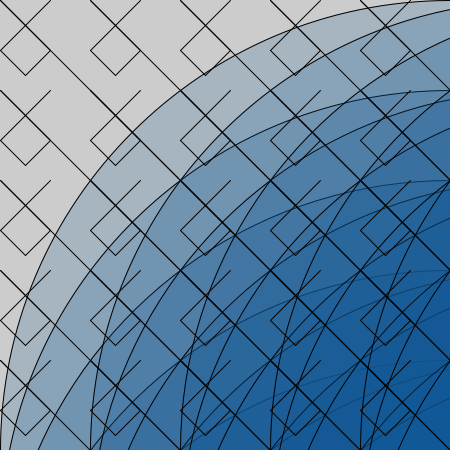
Frame 1 (no input)
Frame 60 (the mouse pressed at the canvas centre just before this capture): identical to frame 1, image omitted
Frame 120 (the mouse held since frame 60 and released just before this capture): identical to frame 1, image omitted

The Processing sketch that drew this single still picture (run headless with seeded random() and noise(); from frame 60 on, the mouse is pressed at the canvas centre):

// Processing sketch: processing_22813
// ── processing_22813.pde

int patternSeperationX = 90;
int patternSeperationY = 90;
void setup(){
size(450,450);

for(int i = 0; i < width/patternSeperationX; i++){
for(int j = 0; j < height/patternSeperationY; j++){
pushMatrix();
translate(i*patternSeperationX, j*patternSeperationY);
yourFunction();
popMatrix();
}
}

}
void draw()
{

}
void yourFunction(){
strokeWeight(1);
fill(14,89,149,50);
ellipse(450,450,900,900);

line(0,0,50,50);
line(0,50,50,0);
line(25,75,0,50);
line(50,50,25,75);
line(0,0,450,450);
}
